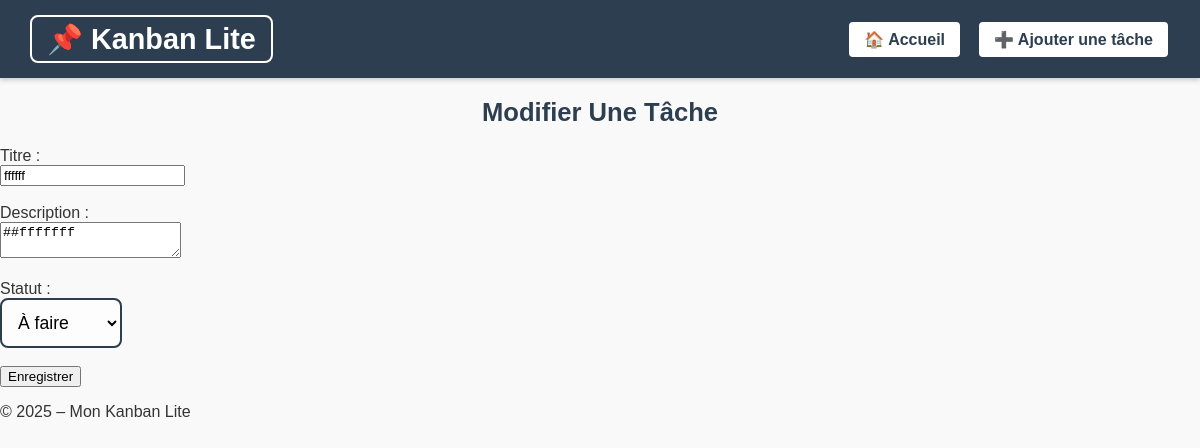
The app's page /index.php?route=edit&id=30 with its own data.
### tables this page shows
CREATE TABLE tasks (
    id INTEGER PRIMARY KEY AUTOINCREMENT,
    title TEXT NOT NULL,
    description TEXT NOT NULL,
    status TEXT NOT NULL DEFAULT 'todo',
    created_at DATETIME DEFAULT CURRENT_TIMESTAMP
);

### controllers/taskController.php (called while the page is built, shortened)
<?php
require_once __DIR__ . '/../models/db.php';
require_once __DIR__ . '/../models/taskModel.php';
function showEditForm() {
    global $pdo;
    $id = $_GET['id'] ?? null;
    $task = getTaskById($pdo, $id);
    include __DIR__ . '/../views/header.php';
    include __DIR__ . '/../views/form_edit.php';
    include __DIR__ . '/../views/footer.php';
}

### models/taskModel.php (called while the page is built, shortened)
<?php
function getTaskById($pdo, $id) {
    $stmt = $pdo->prepare("SELECT * FROM tasks WHERE id = ?");
    $stmt->execute([$id]);
    return $stmt->fetch(PDO::FETCH_ASSOC);
}

### views/form_edit.php (the view, shortened to what this page needs)
<h2>Modifier Une Tâche</h2>
<form action="index.php?route=edit" method="post">
    <label for="title">Titre :</label><br>
    <input type="text" id="title" name="title" value="<?= htmlspecialchars($task['title']) ?>" required><br><br>
    <label for="description">Description :</label><br>
    <textarea id="description" name="description"><?= htmlspecialchars($task['description']) ?></textarea><br><br>
    <label for="status">Statut :</label><br>
    <select id="status" name="status">
        <option value="todo" <?= $task['status'] === 'todo' ? 'selected' : '' ?>>À faire</option>
    </select><br><br>
    <button type="submit">Enregistrer</button>
</form>

### public/style.css (style rules this page uses)
body { font-family: Arial, sans-serif; margin: 0; padding: 0; background: #f9f9f9; color: #333; }
h2 { font-size: 1.6em; margin: 20px auto; text-align: center; color: #2c3e50; font-weight: bold; }
#status { padding: 12px; border: 2px solid #2c3e50; border-radius: 8px; font-size: 1.1em; cursor: pointer; background: #fdfdfd; }
#status option[value="todo"] { background: #fdecea; color: #e74c3c; font-weight: bold; }

### records on screen
tasks: title "ffffff", description "##fffffff", status "À faire"
